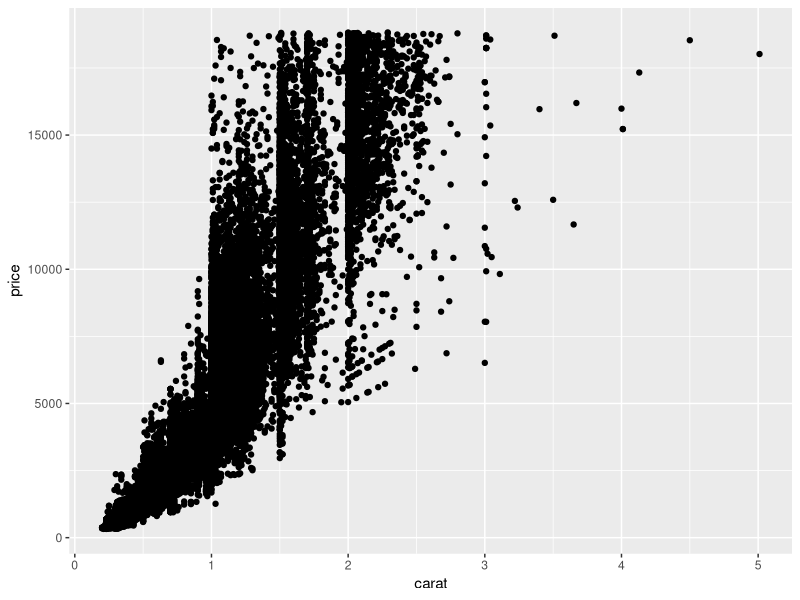
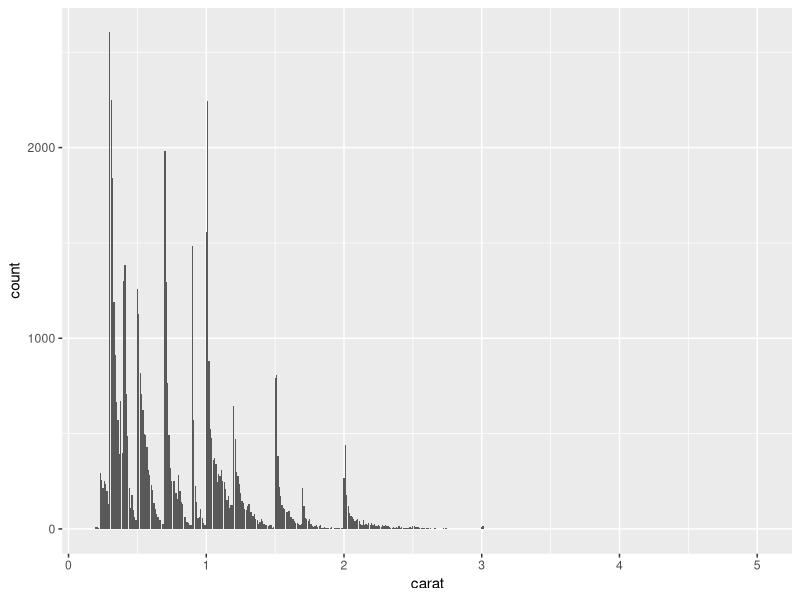
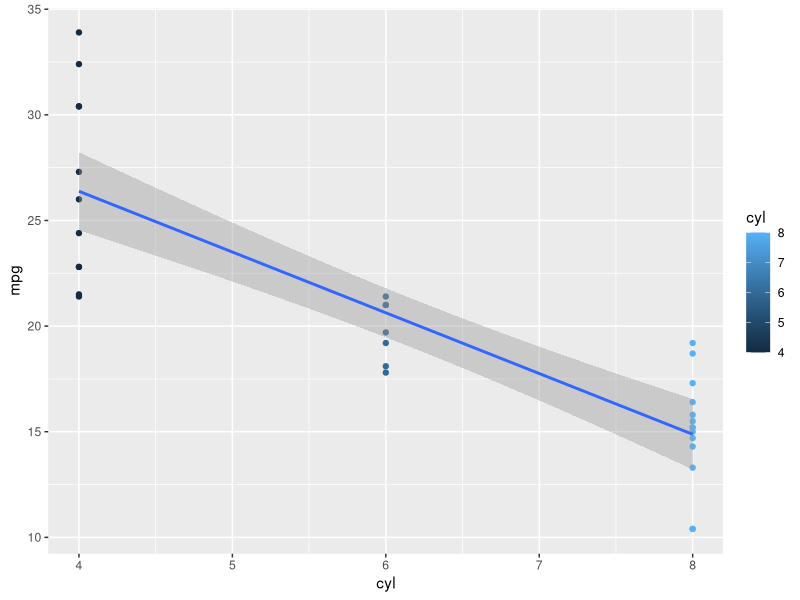
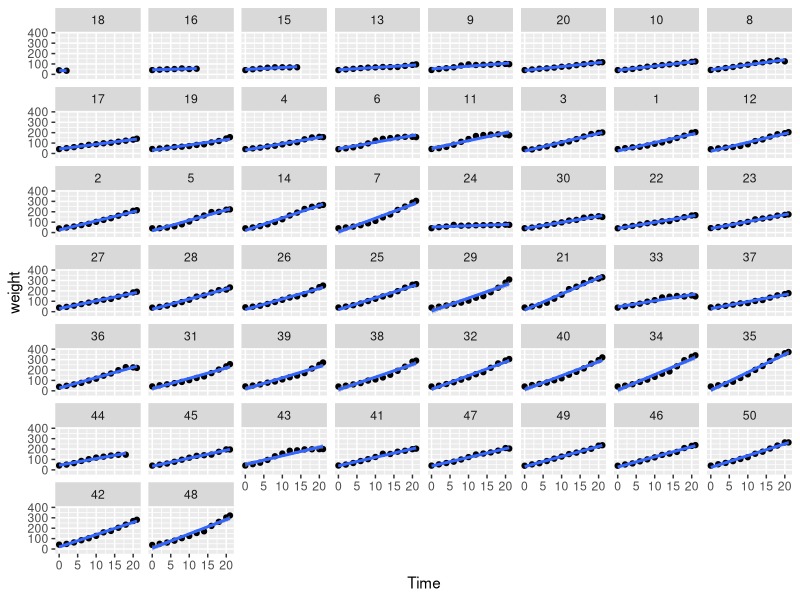
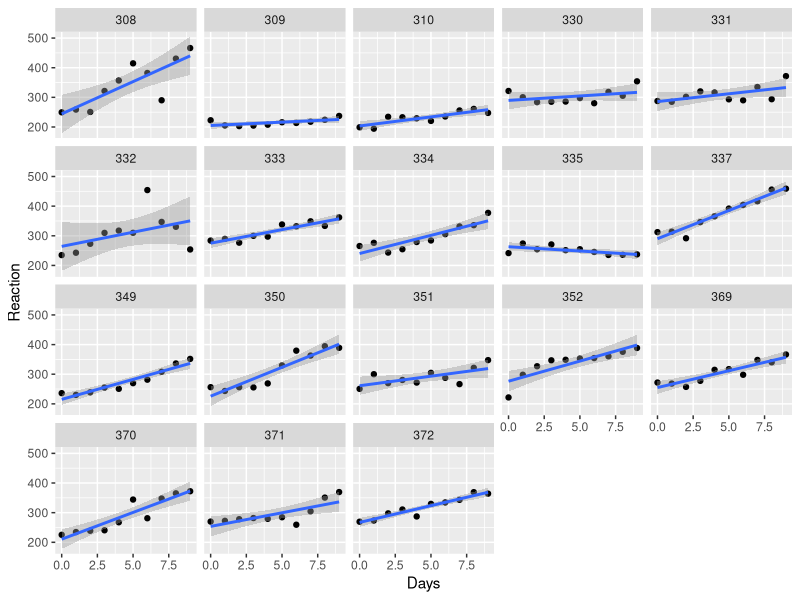

The R script that drew these images, in order:
## ---- chunk 1
library(tidyverse)
data(diamonds)
ggplot(diamonds, aes(carat, price))+geom_point()
#or 
ggplot(diamonds, aes(carat))+geom_bar()
mean(diamonds$carat)
diamonds$color<- as.factor(diamonds$color)
levels(diamonds$color)<-c("D", "E","F", "G","H","I","J")
summary(lm(price~as.factor(color), data=diamonds))

#is.na()
summary(is.na(diamonds$price))
## ---- chunk 2
data(mtcars)
"categorical predictor"
summary(lm(mpg~ as.factor(cyl), data=mtcars))
ggplot(mtcars, aes(cyl, mpg, color=cyl))+geom_point()+geom_smooth(method="lm")
"continuous predictor"
summary(lm(mpg~hp, data=mtcars))
## ---- chunk 3
library(car)
a1<-Anova(lm(mpg~ as.factor(cyl), data=mtcars))

a2<-aov(lm(mpg~ as.factor(cyl), data=mtcars))
summary(a2)
TukeyHSD(a2)
## ---- chunk 4
summary(glm(am~mpg, data=mtcars, family= "binomial"))
## ---- chunk 5
glm(vs~ mpg, data=mtcars,family="binomial")
## ---- chunk 6
glm(mpg~hp, data=mtcars, family= "gaussian")
## ---- chunk 7
library(lme4)
#install.packages("lme4")
## ---- chunk 8
data(ChickWeight)
library(ggplot2)
ggplot(ChickWeight, aes(Time, weight))+geom_point()+ geom_smooth(method="lm")+facet_wrap(~Chick)

## ---- chunk 9
lmer(weight~ Time + (1|Chick), data=ChickWeight)

library(lmerTest)
lme1<-lmerTest::lmer(weight~Time+ (1|Chick), data=ChickWeight)
summary(lme1)

summary(lm(weight~Time +Diet, data=ChickWeight))
## ---- chunk 10
data(sleepstudy)
## ---- chunk 11
?sleepstudy
## ---- chunk 12
ggplot(sleepstudy, aes(Days, Reaction))+geom_point()+geom_smooth(method="lm") + facet_wrap(~Subject) 
## ---- chunk 13
lme3<-lmerTest::lmer(Reaction~Days+(1|Subject), data=sleepstudy)
summary(lme3)
## ---- chunk 14
randomSlope<-lmerTest::lmer(weight ~Time + (Diet|Chick), data=ChickWeight)
summary(randomSlope)
## ---- chunk 15
lmer(Reaction ~ Days + (Days|Subject), data=sleepstudy)
